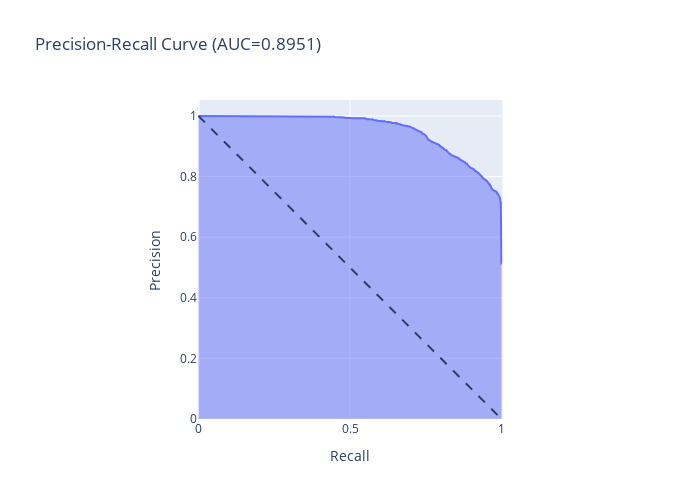

Notebook code cell kept with this figure:
### Markdown cell above
Der `Recall` sagt also etwas darüber aus, wieviele der in der Datenbank vorhandenen relevanten Dokumente gefunden wurden – ins Verhältnis gesetzt zur Anzahl aller relevanten Dokumente in der Datenbank. 

Die `Precision` setzt jene Zahl ins Verhältnis zur Zahl der insgesamt gefundenen Dokumente, sie gibt an, wieviele der gefundenen relevant sind. Grob gesprochen: Recall – wieviel habe ich gefunden, wieviel Substanz hat die Datenbank ; Precision – wieviel Unbrauchbares habe ich gefunden, wie genau kann man in der Datenbank suchen?

### Code cell
# Muss noch angepasst werden 
tpr, fpr, thresholds = roc_curve(y_test['response'], y_pred_proba)
precision_recall_threshold = pd.DataFrame(precision_recall_curve(y_test[['response']], y_pred_proba)).transpose()
precision_recall_threshold.columns = ['Precision', 'Recall', 'Threshold']

fig = px.area(
    x=precision_recall_threshold['Recall'], y=precision_recall_threshold['Precision'],
    title=f'Precision-Recall Curve (AUC={pr_auc_rf:.4f})',
    labels=dict(x='Recall', y='Precision'),
    width=700, height=500
)
fig.add_shape(
    type='line', line=dict(dash='dash'),
    x0=0, x1=1, y0=1, y1=0
)
fig.update_yaxes(scaleanchor="x", scaleratio=1)
fig.update_xaxes(constrain='domain')

fig.show()

### Figure 1 — Plotly figure (JSON) as saved in the notebook; plotly's stock layout.template omitted (floating-point values rounded to 4 significant figures; data arrays with more than 128 entries replaced by an {"elided": "..."} marker saying what was removed)
{"data": [{"hovertemplate": "Recall=%{x}<br>Precision=%{y}<extra></extra>", "legendgroup": "", "line": {"color": "#636efa"}, "marker": {"symbol": "circle"}, "mode": "lines", "name": "", "orientation": "v", "showlegend": false, "stackgroup": "1", "type": "scatter", "x": {"elided": "5470 float values"}, "xaxis": "x", "y": {"elided": "5470 float values"}, "yaxis": "y"}], "layout": {"height": 500, "legend": {"tracegroupgap": 0}, "shapes": [{"line": {"dash": "dash"}, "type": "line", "x0": 0, "x1": 1, "y0": 1, "y1": 0}], "title": {"text": "Precision-Recall Curve (AUC=0.8951)"}, "width": 700, "xaxis": {"anchor": "y", "constrain": "domain", "domain": [0, 1], "title": {"text": "Recall"}}, "yaxis": {"anchor": "x", "domain": [0, 1], "scaleanchor": "x", "scaleratio": 1, "title": {"text": "Precision"}}}}
